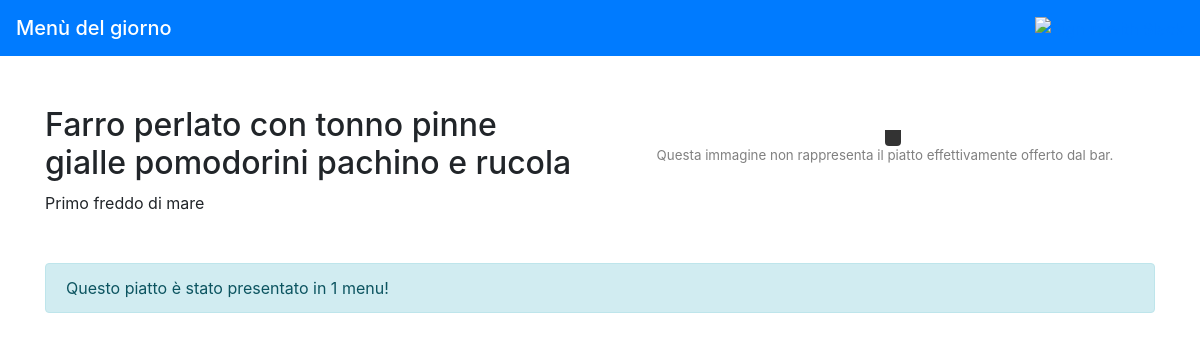
Before: /web/course/9/ with the older database file.
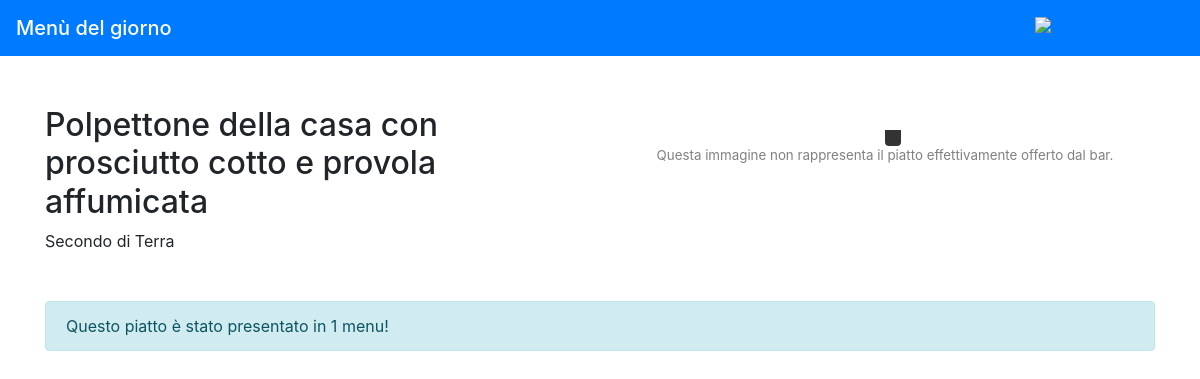
After: the same page with the newer database file.
### app/models.py (models this page shows)
class Course(PolymorphicModel):
    name = models.CharField(max_length=30, unique=True)
    notes = models.TextField(max_length=2048, null=True)
    def __str__(self):
        return self.name.capitalize()

class FirstCourse(Course):
    contentType = models.CharField(max_length=1, choices=FIRST_CONTENT_TYPES)
    cookingType = models.CharField(max_length=1, choices=FIRST_COOKING_TYPES)
    def description(self):
        dish_notes = "Primo %s di %s\n" % (self.get_cookingType_display().lower(),
                                           self.get_contentType_display().lower())
        return dish_notes

class SecondCourse(Course):
    contentType = models.CharField(max_length=1, choices=SECOND_CONTENT_TYPES)
    def __str__(self):
        return ("Insalatona %s" if self.contentType == 'I' else "%s") % super().__str__()
    def description(self):
        dish_notes = ("Secondo di %s" if self.contentType == 'T' else "%s") % self.get_contentType_display()
        return dish_notes

### web/views.py (the view)
# urls.py: path(r'course/<int:pk>/', views.course_view, name='course_view'),
def course_view(request, pk):
    course = get_object_or_404(Course, pk=pk)
    repeat_count = ContentMenu.objects.filter(course=course).count()
    return render(request, 'course_view.html', {'course': course, 'count': repeat_count})

### web/templates/course_view.html (shortened to what this page needs)
{% extends 'base.html' %}
{% load humanize %}
{% load l10n %}
{% block content %}
    <div class="row">
        <div class="col-sm-12 col-md-6">
            <h2>{{ course }}</h2>
            <div>{{ course.description }}</div>
        </div>
        <div class="col-sm-12 col-md-6 text-center">
            <div id="image-container" class="mt-3">
                <a id="image-caption" class="p-2 rounded-bottom"></a>
            </div>
            <div id="info-image">
                Questa immagine non rappresenta il piatto effettivamente offerto dal bar.
            </div>
        </div>
    </div>
    <div class="alert alert-info mt-5" role="alert">
        Questo piatto è stato presentato in {{ count }} menu!
    </div>
{% endblock %}

Changed rows visible on the page:
no longer on this page (row edited): Course: name "Farro perlato con tonno pinne gialle pomodorini pachino e rucola"
removed FirstCourse: description "Primo freddo di mare"
added SecondCourse: contentType.name "Polpettone della casa con prosciutto cotto e provola affumicata", description "Secondo di Terra"
